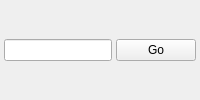
<?xml version="1.0" encoding="UTF-8"?>
<ui version="4.0">
 <class>GoToDialog</class>
 <widget class="QDialog" name="GoToDialog">
  <property name="windowTitle">
   <string>Go to line</string>
  </property>
  <property name="whatsThis">
   <string>&lt;html&gt;&lt;head/&gt;&lt;body&gt;&lt;p&gt;This tool helps you find the line number you're looking for.&lt;/p&gt;&lt;/body&gt;&lt;/html&gt;</string>
  </property>
  <layout class="QHBoxLayout" name="horizontalLayout" stretch="0,1">
   <property name="spacing">
    <number>4</number>
   </property>
   <property name="leftMargin">
    <number>4</number>
   </property>
   <property name="topMargin">
    <number>4</number>
   </property>
   <property name="rightMargin">
    <number>4</number>
   </property>
   <property name="bottomMargin">
    <number>4</number>
   </property>
   <item>
    <widget class="QLineEdit" name="lineEdit">
     <property name="layoutDirection">
      <enum>Qt::RightToLeft</enum>
     </property>
     <property name="inputMethodHints">
      <set>Qt::ImhDigitsOnly</set>
     </property>
     <property name="alignment">
      <set>Qt::AlignRight|Qt::AlignTrailing|Qt::AlignVCenter</set>
     </property>
    </widget>
   </item>
   <item>
    <widget class="QPushButton" name="goToButton">
     <property name="text">
      <string>Go</string>
     </property>
     <property name="autoDefault">
      <bool>false</bool>
     </property>
    </widget>
   </item>
  </layout>
 </widget>
 <resources/>
 <connections/>
</ui>
